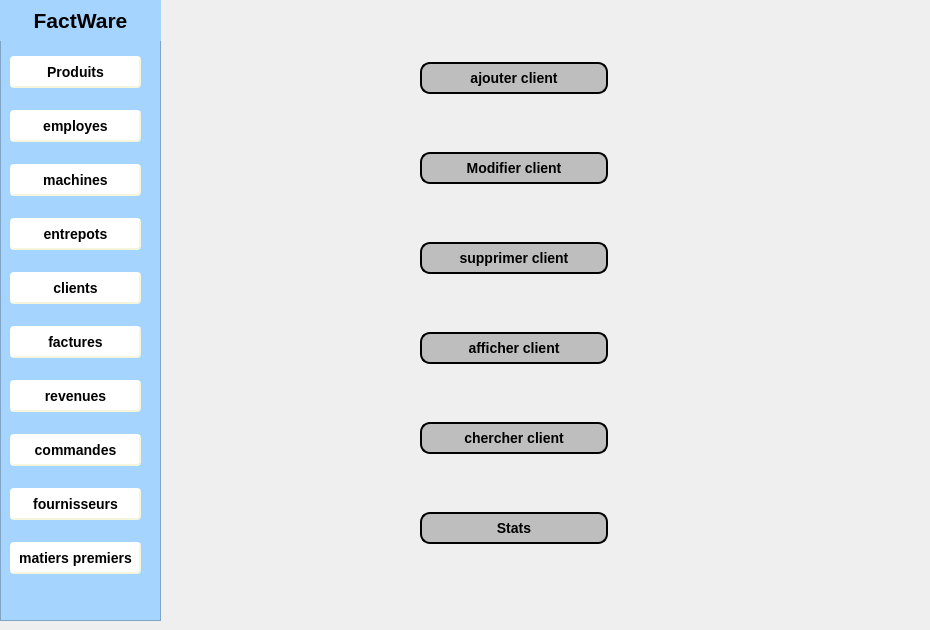
      <widget class="QWidget" name="page_3">
       <widget class="QWidget" name="layoutWidget_11">
        <property name="geometry">
         <rect>
          <x>420</x>
          <y>10</y>
          <width>188</width>
          <height>591</height>
         </rect>
        </property>
        <layout class="QVBoxLayout" name="verticalLayout_15">
         <item>
          <widget class="QPushButton" name="ajouterclient_3">
           <property name="cursor">
            <cursorShape>PointingHandCursor</cursorShape>
           </property>
           <property name="styleSheet">
            <string notr="true">QPushButton {
	font: 75 10pt &quot;MS Shell Dlg 2&quot;;
 background-color: rgb(190, 190, 190);
    border-style: outset;
    border-width: 2px;
    border-radius: 10px;
    border-color: black;
    font: bold 14px;
    min-width: 10em;
    padding: 6px;
}
QPushButton:pressed {
    background-color:(255, 255, 255, 10);
    border-style: inset;
  border-color: beige;
}</string>
           </property>
           <property name="text">
            <string>ajouter client</string>
           </property>
           <property name="icon">
            <iconset>
             <normaloff>../../Desktop/images qt/icon1.png</normaloff>../../Desktop/images qt/icon1.png</iconset>
           </property>
          </widget>
         </item>
         <item>
          <widget class="QPushButton" name="modifierclient_2">
           <property name="cursor">
            <cursorShape>PointingHandCursor</cursorShape>
           </property>
           <property name="styleSheet">
            <string notr="true">QPushButton {
	font: 75 10pt &quot;MS Shell Dlg 2&quot;;
    background-color: rgb(190, 190, 190);
    border-style: outset;
    border-width: 2px;
    border-radius: 10px;
    border-color: black;
    font: bold 14px;
    min-width: 10em;
    padding: 6px;
}
QPushButton:pressed {
    background-color:(255, 255, 255, 10);
    border-style: inset;
  border-color: beige;
}</string>
           </property>
           <property name="text">
            <string>Modifier client</string>
           </property>
           <property name="icon">
            <iconset>
             <normaloff>../../Desktop/images qt/icon2.png</normaloff>../../Desktop/images qt/icon2.png</iconset>
           </property>
          </widget>
         </item>
         <item>
          <widget class="QPushButton" name="supprimerclient_2">
           <property name="cursor">
            <cursorShape>PointingHandCursor</cursorShape>
           </property>
           <property name="styleSheet">
            <string notr="true">QPushButton {
	font: 75 10pt &quot;MS Shell Dlg 2&quot;;
    background-color: rgb(190, 190, 190);
    border-style: outset;
    border-width: 2px;
    border-radius: 10px;
    border-color: black;
    font: bold 14px;
    min-width: 10em;
    padding: 6px;
}
QPushButton:pressed {
    background-color:(255, 255, 255, 10);
    border-style: inset;
  border-color: beige;
}</string>
           </property>
           <property name="text">
            <string>supprimer client</string>
           </property>
           <property name="icon">
            <iconset>
             <normaloff>../../Desktop/images qt/icon3.png</normaloff>../../Desktop/images qt/icon3.png</iconset>
           </property>
          </widget>
         </item>
         <item>
          <widget class="QPushButton" name="afficherclient_2">
           <property name="cursor">
            <cursorShape>PointingHandCursor</cursorShape>
           </property>
           <property name="styleSheet">
            <string notr="true">QPushButton {
	font: 75 10pt &quot;MS Shell Dlg 2&quot;;
    background-color: rgb(190, 190, 190);
    border-style: outset;
    border-width: 2px;
    border-radius: 10px;
    border-color: black;
    font: bold 14px;
    min-width: 10em;
    padding: 6px;
}
QPushButton:pressed {
    background-color:(255, 255, 255, 10);
    border-style: inset;
  border-color: beige;
}</string>
           </property>
           <property name="text">
            <string>afficher client</string>
           </property>
           <property name="icon">
            <iconset>
             <normaloff>../../Desktop/images qt/icon4.png</normaloff>../../Desktop/images qt/icon4.png</iconset>
           </property>
          </widget>
         </item>
         <item>
          <widget class="QPushButton" name="chercherclient_2">
           <property name="cursor">
            <cursorShape>PointingHandCursor</cursorShape>
           </property>
           <property name="styleSheet">
            <string notr="true">QPushButton {
	font: 75 10pt &quot;MS Shell Dlg 2&quot;;
    background-color: rgb(190, 190, 190);
    border-style: outset;
    border-width: 2px;
    border-radius: 10px;
    border-color: black;
    font: bold 14px;
    min-width: 10em;
    padding: 6px;
}
QPushButton:pressed {
    background-color:(255, 255, 255, 10);
    border-style: inset;
  border-color: beige;
}</string>
           </property>
           <property name="text">
            <string>chercher client</string>
           </property>
           <property name="icon">
            <iconset>
             <normaloff>../../Desktop/images qt/icon5.png</normaloff>../../Desktop/images qt/icon5.png</iconset>
           </property>
          </widget>
         </item>
         <item>
          <widget class="QPushButton" name="ajouterclient_4">
           <property name="cursor">
            <cursorShape>PointingHandCursor</cursorShape>
           </property>
           <property name="styleSheet">
            <string notr="true">QPushButton {
	font: 75 10pt &quot;MS Shell Dlg 2&quot;;
 background-color: rgb(190, 190, 190);
    border-style: outset;
    border-width: 2px;
    border-radius: 10px;
    border-color: black;
    font: bold 14px;
    min-width: 10em;
    padding: 6px;
}
QPushButton:pressed {
    background-color:(255, 255, 255, 10);
    border-style: inset;
  border-color: beige;
}</string>
           </property>
           <property name="text">
            <string>Stats</string>
           </property>
           <property name="icon">
            <iconset>
             <normaloff>../../Desktop/images qt/user.png</normaloff>../../Desktop/images qt/user.png</iconset>
           </property>
          </widget>
         </item>
        </layout>
       </widget>
       <widget class="QFrame" name="frame_5">
        <property name="geometry">
         <rect>
          <x>0</x>
          <y>0</y>
          <width>161</width>
          <height>621</height>
         </rect>
        </property>
        <property name="styleSheet">
         <string notr="true">QFrame{
background-color:rgb(165, 213, 255);}</string>
        </property>
        <property name="frameShape">
         <enum>QFrame::StyledPanel</enum>
        </property>
        <property name="frameShadow">
         <enum>QFrame::Raised</enum>
        </property>
        <widget class="QLabel" name="label_79">
         <property name="geometry">
          <rect>
           <x>0</x>
           <y>0</y>
           <width>161</width>
           <height>41</height>
          </rect>
         </property>
         <property name="text">
          <string>&lt;html&gt;&lt;head/&gt;&lt;body&gt;&lt;p align=&quot;center&quot;&gt;&lt;span style=&quot; font-size:16pt; font-weight:600;&quot;&gt;FactWare&lt;/span&gt;&lt;/p&gt;&lt;/body&gt;&lt;/html&gt;</string>
         </property>
        </widget>
        <widget class="QWidget" name="layoutWidget_12">
         <property name="geometry">
          <rect>
           <x>10</x>
           <y>40</y>
           <width>131</width>
           <height>551</height>
          </rect>
         </property>
         <layout class="QVBoxLayout" name="verticalLayout_16">
          <item>
           <widget class="QPushButton" name="pushButton_78">
            <property name="styleSheet">
             <string notr="true">QPushButton {
    background-color: white;
    border-style: outset;
    border-width: 2px;
    border-radius: 4px;
    border-color: beige;
    font: bold 14px;
    min-width: 5em;
    padding: 6px;
}
QPushButton:pressed {
    background-color:gray;
    border-style: inset;
}</string>
            </property>
            <property name="text">
             <string>Produits</string>
            </property>
           </widget>
          </item>
          <item>
           <widget class="QPushButton" name="pushButton_79">
            <property name="styleSheet">
             <string notr="true">QPushButton {
    background-color: white;
    border-style: outset;
    border-width: 2px;
    border-radius: 4px;
    border-color: beige;
    font: bold 14px;
    min-width: 5em;
    padding: 6px;
}
QPushButton:pressed {
    background-color:gray;
    border-style: inset;
}</string>
            </property>
            <property name="text">
             <string>employes</string>
            </property>
           </widget>
          </item>
          <item>
           <widget class="QPushButton" name="pushButton_80">
            <property name="styleSheet">
             <string notr="true">QPushButton {
    background-color: white;
    border-style: outset;
    border-width: 2px;
    border-radius: 4px;
    border-color: beige;
    font: bold 14px;
    min-width: 5em;
    padding: 6px;
}
QPushButton:pressed {
    background-color:gray;
    border-style: inset;
}</string>
            </property>
            <property name="text">
             <string>machines</string>
            </property>
           </widget>
          </item>
          <item>
           <widget class="QPushButton" name="pushButton_81">
            <property name="styleSheet">
             <string notr="true">QPushButton {
    background-color: white;
    border-style: outset;
    border-width: 2px;
    border-radius: 4px;
    border-color: beige;
    font: bold 14px;
    min-width: 5em;
    padding: 6px;
}
QPushButton:pressed {
    background-color:gray;
    border-style: inset;
}</string>
            </property>
            <property name="text">
             <string>entrepots</string>
            </property>
           </widget>
          </item>
          <item>
           <widget class="QPushButton" name="pushButton_82">
            <property name="styleSheet">
             <string notr="true">QPushButton {
    background-color: white;
    border-style: outset;
    border-width: 2px;
    border-radius: 4px;
    border-color: beige;
    font: bold 14px;
    min-width: 5em;
    padding: 6px;
}
QPushButton:pressed {
    background-color:gray;
    border-style: inset;
}</string>
            </property>
            <property name="text">
             <string>clients</string>
            </property>
            <property name="icon">
             <iconset>
              <normaloff>../../Desktop/images qt/fleche_droite.png</normaloff>../../Desktop/images qt/fleche_droite.png</iconset>
            </property>
           </widget>
          </item>
          <item>
           <widget class="QPushButton" name="pushButton_83">
            <property name="styleSheet">
             <string notr="true">QPushButton {
    background-color: white;
    border-style: outset;
    border-width: 2px;
    border-radius: 4px;
    border-color: beige;
    font: bold 14px;
    min-width: 5em;
    padding: 6px;
}
QPushButton:pressed {
    background-color:gray;
    border-style: inset;
}</string>
            </property>
            <property name="text">
             <string>factures</string>
            </property>
           </widget>
          </item>
          <item>
           <widget class="QPushButton" name="pushButton_84">
            <property name="styleSheet">
             <string notr="true">QPushButton {
    background-color: white;
    border-style: outset;
    border-width: 2px;
    border-radius: 4px;
    border-color: beige;
    font: bold 14px;
    min-width: 5em;
    padding: 6px;
}
QPushButton:pressed {
    background-color:gray;
    border-style: inset;
}</string>
            </property>
            <property name="text">
             <string>revenues</string>
            </property>
           </widget>
          </item>
          <item>
           <widget class="QPushButton" name="commande_3">
            <property name="styleSheet">
             <string notr="true">QPushButton {
    background-color: white;
    border-style: outset;
    border-width: 2px;
    border-radius: 4px;
    border-color: beige;
    font: bold 14px;
    min-width: 5em;
    padding: 6px;
}
QPushButton:pressed {
    background-color:gray;
    border-style: inset;
}</string>
            </property>
            <property name="text">
             <string>commandes</string>
            </property>
           </widget>
          </item>
          <item>
           <widget class="QPushButton" name="pushButton_85">
            <property name="styleSheet">
             <string notr="true">QPushButton {
    background-color: white;
    border-style: outset;
    border-width: 2px;
    border-radius: 4px;
    border-color: beige;
    font: bold 14px;
    min-width: 5em;
    padding: 6px;
}
QPushButton:pressed {
    background-color:gray;
    border-style: inset;
}</string>
            </property>
            <property name="text">
             <string>fournisseurs</string>
            </property>
           </widget>
          </item>
          <item>
           <widget class="QPushButton" name="pushButton_86">
            <property name="styleSheet">
             <string notr="true">QPushButton {
    background-color: white;
    border-style: outset;
    border-width: 2px;
    border-radius: 4px;
    border-color: beige;
    font: bold 14px;
    min-width: 5em;
    padding: 6px;
}
QPushButton:pressed {
    background-color:gray;
    border-style: inset;
}</string>
            </property>
            <property name="text">
             <string>matiers premiers</string>
            </property>
           </widget>
          </item>
         </layout>
        </widget>
       </widget>
       <widget class="QLabel" name="label_80">
        <property name="geometry">
         <rect>
          <x>140</x>
          <y>0</y>
          <width>781</width>
          <height>621</height>
         </rect>
        </property>
        <property name="text">
         <string/>
        </property>
        <property name="pixmap">
         <pixmap>../../Desktop/images qt/client.jpg</pixmap>
        </property>
        <property name="scaledContents">
         <bool>true</bool>
        </property>
       </widget>
      </widget>
